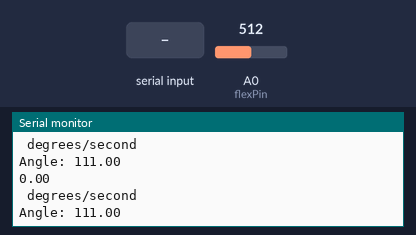
The sketch below on a simulated Arduino Uno, built with avr-gcc and run on an emulated ATmega328P. On the bench: the last lines printed to the serial monitor. The inputs (shaded band) are chosen by the test bench; at power-on: A0 (flexPin) = 512.

Above: at 1.2 s.
1.3 s: "0\n" received over Serial
At 3.8 s:
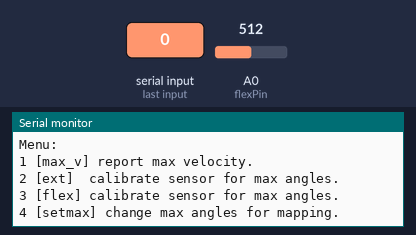
4.3 s: "1\n" received over Serial
At 5.0 s:
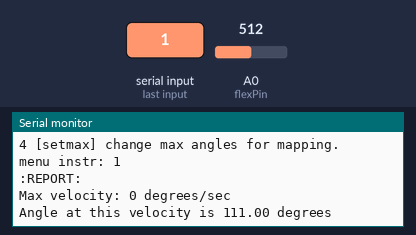

Measured:
- after the input at 1.3 s, the serial monitor: prints a new line after 2.0 s (image 1)
- after the input at 4.3 s, the serial monitor: prints a new line at once (image 2)

The sketch:

flexionator_3.ino
```cpp
// **Enter [0] into serial input to see menu options**
//Tools > serial monitor [ctrl+shift+M]

const int flexPin = A0;       // Pin connected to voltage divider output
const byte VCC = 5;           // voltage at Ardunio 5V line
const float R_DIV = 46200.0;  // resistor used to create a voltage divider
//const byte set0_pin= 7;     //pin connected to buttons
//const byte set90_pin= 8;
float sensorRES=15200;
float sensorADC=0;
float sensorVOLT=0;
long startTime=0;
int instruction;
byte bin;
byte i=0;
byte v=0;


//varible values
float EXTflat_resistance = 15000;   // resistance when flat, flatResistance
float FLEXbend_resistance = 40000;  // resistance at 90 deg, bendResistance
int setmax_EXT=0;
int setmax_FLEX=90;
float oldAngle;
float angle=0;
float sendAngle;
float dis;
float velocity;
int max_v=0;

void setup() {
  Serial.begin(9600);
  pinMode(flexPin, INPUT);
  //pinMode(set0_pin, INPUT_PULLUP);
  //pinMode(set90_pin, INPUT_PULLUP);

}

void loop() {

  calc_sensorRES();     //Read in ADC, calc sensor resistance value
  map_Sensor();          //output angle
  calc_velc();          //calculate velocity
  menu();               //enter 0 to trigger this function
  //checkButtons();       //check buttons for range of motion setting
}

void calc_sensorRES()  {
  sensorADC = analogRead(flexPin);
  sensorVOLT = sensorADC * VCC / 1023.0;     //calculate output voltage
  sensorRES = R_DIV * (VCC / sensorVOLT - 1.0);  //calculate resistance of the flex sensor
}


void map_Sensor() {
  //estimate sensor bend angle: map(target, begincompare, endcompare, low_angle(0), high_angle(90))
  oldAngle=angle;
  startTime = millis();
  angle = map(sensorRES, EXTflat_resistance, FLEXbend_resistance, setmax_EXT, setmax_FLEX);

  //denoising
  if (((angle > (2+oldAngle)) || angle < (oldAngle-2))){
    //Serial.println("Angle: "+String(angle));
    Serial.print("Angle: ");
    Serial.println(angle);
  }
  else{
    angle=oldAngle;
    Serial.println("Angle: "+String(angle));
  }
  delay(100);
}


void calc_velc(){
  long currentTime = millis();
  long elapsedTime = currentTime - startTime;
  dis = angle - oldAngle;
  velocity = dis/elapsedTime * 100;
  //Serial.println("Velocity: " + String(velocity) + " degrees/second \n");
  Serial.println(velocity);
  Serial.println(" degrees/second \n");
    if (max_v > velocity){
      max_v = velocity;
      //max_v_ext
      //if max ext < than prevext then max=prev
    }
  }


void menu() {
  while (Serial.available()) {
  //Serial.println("Max flex is " +String(setmax_FLEX)+"\nMax extension is "+ String(setmax_EXT)+"\n");
  instruction = Serial.parseInt();
  delay(2000);
  while (instruction == 0){
  Serial.println("Menu:\n1 [max_v] report max velocity.");        // \n is new line
  Serial.println("2 [ext]  calibrate sensor for max angles.");
  Serial.println("3 [flex] calibrate sensor for max angles.");
  Serial.println("4 [setmax] change max angles for mapping.");
  //Serial.println("5 [exit] to exit the menu.");
  instruction = Serial.parseInt();
    Serial.println("menu instr: " +String(instruction));

    switch (instruction) {
      case 1:         // max velocity
        Serial.println(":REPORT:\nMax velocity: "+String(max_v)+" degrees/sec");
        Serial.println("Angle at this velocity is "+String(angle)+" degrees\n");
        max_v=0;
        delay(3000);
        break;

      case 2:         // calibrate
        EXTflat_resistance = sensorRES;
        Serial.println("extenstion resistance: "+String(sensorRES));
        delay(100); //debounce
        break;

      case 3:
        FLEXbend_resistance = sensorRES;
        Serial.println("flexion resistance: "+String(sensorRES));
        delay(100);
        break;

      case 4:
        Serial.println("Enter flex angle to set flexion maximum.");
        setmax_FLEX = Serial.parseInt();
        Serial.println("Enter ext angle to set extension maximum.");
        setmax_EXT = Serial.parseInt();
        delay(100);
        break;

    }   //switch end
  }   //if end


  }   //while end
}   //menu end

// old button code --> upgraded to serial input
/*void checkButtons() {
  buttonState_0 = digitalRead(set0_pin);
  if (buttonState_0 == HIGH) {  // button pressed = HIGH:
    EXTflat_resistance = sensorRES;         //set 0 degree marker and notify
    Serial.println("\n 0.0 degree bend marker set \n");
    delay(1000); //debouncing
  }
  buttonState_90 = digitalRead(set90_pin);
  if (buttonState_90 == HIGH) {
    FLEXbend_resistance = sensorRES;           //set 90 degree marker and notify
    Serial.println("\n 90 degree bend marker set \n");
    delay(1000);
  }
  //#todo
  //buttonState_5 = digitalRead(record_button);
}
*/
```
